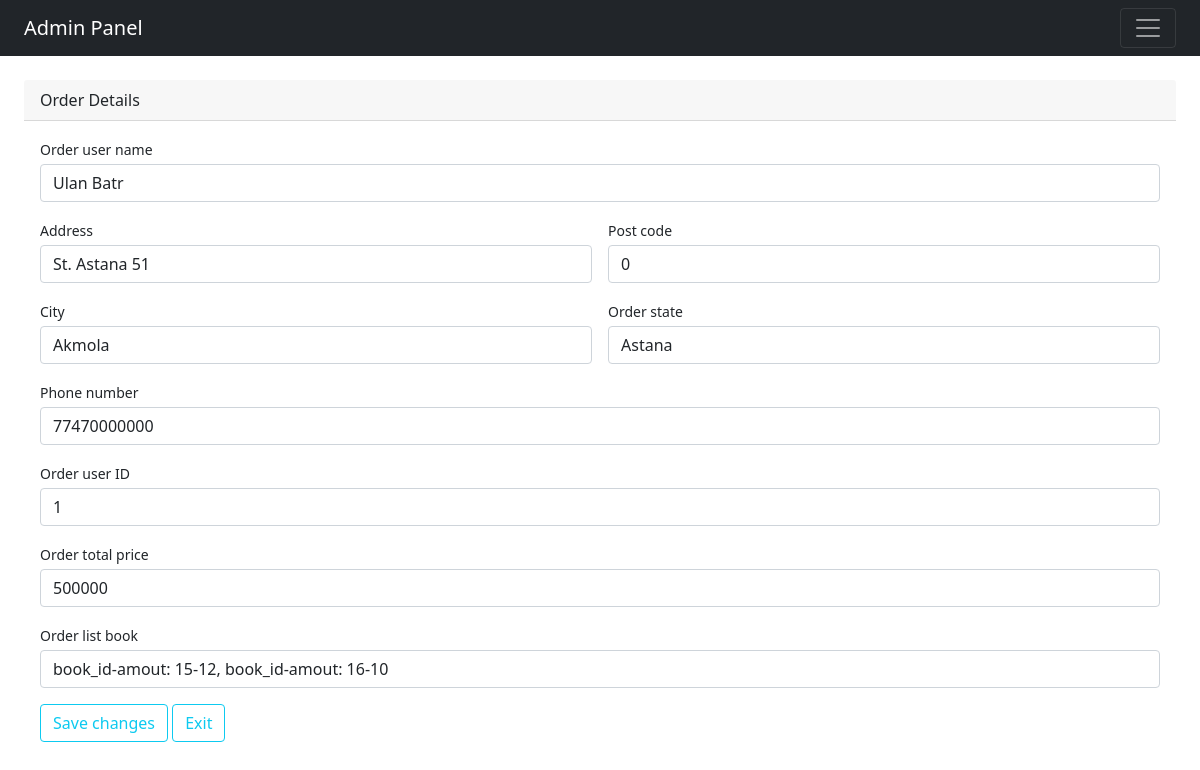
The page /admin/order_edit.php?id=1 (signed in) on the database its author committed.
### tables this page shows
CREATE TABLE IF NOT EXISTS `order_table` (
  	`order_id` INT(10) NOT NULL AUTO_INCREMENT,
  	`order_name` VARCHAR(30) NOT NULL,
  	`order_address` VARCHAR(200) NOT NULL,
  	`order_pincode` INT(20) NOT NULL,
  	`order_city` VARCHAR(30) NOT NULL,
  	`order_state` VARCHAR(30) NOT NULL,
  	`order_mobile` VARCHAR(15) NOT NULL,
  	`order_register_id` INT(8) NOT NULL,
  	`order_total_price` INT(50) NOT NULL,
  	`order_list_books` LONGTEXT NOT NULL,
  	PRIMARY KEY (`order_id`)
);

### admin/functions/process_order_edit_data.php (called while the page is built)
<?php
    $id = $_GET['id'];
    $order_query = "SELECT * FROM `order_table` WHERE `order_id` = '$id'";
    $result = mysqli_query($connection_database, $order_query);
    $order_row = mysqli_fetch_assoc($result);
?>

### admin/order_edit.php (the view, shortened to what this page needs)
<?php
    include("includes/header.php");
    include("../includes/connection.php");
    include("functions/process_order_edit_data.php");
?>
        <div class="container-fluid px-4 mt-4">
            <form action="functions/process_order_edit.php" method="POST" enctype="multipart/form-data">
                <div class=" mb-4">
                    <div class="card-header">Order Details</div>
                        <div class="card-body">
                            <div class="mb-3">
                                <label class="small mb-1">Order user name</label>
                                <input name="order_name" class="form-control" type="text" placeholder="Order user name" value="<?php echo $order_row['order_name']; ?>">
                            </div>
                            <div class="row gx-3 mb-3">
                                <div class="col-md-6">
                                    <label class="small mb-1">Address</label>
                                    <input name="order_address" class="form-control" type="text" placeholder="Address" value="<?php echo $order_row['order_address']; ?>">
                                </div>
                                <div class="col-md-6">
                                    <label class="small mb-1">Post code</label>
                                    <input name="order_pincode" class="form-control" type="text" placeholder="Post code" value="<?php echo $order_row['order_pincode']; ?>">
                                </div>
                            </div>
                            <div class="row gx-3 mb-3">
                                <div class="col-md-6">
                                    <label class="small mb-1">City</label>
                                    <input name="order_city" class="form-control" type="text" placeholder="City" value="<?php echo $order_row['order_city']; ?>">
                                </div>
                                <div class="col-md-6">
                                    <label class="small mb-1">Order state</label>
                                    <input name="order_state" class="form-control" type="text" placeholder="State" value="<?php echo $order_row['order_state']; ?>">
                                </div>
                            </div>
                            <div class="row gx-3 mb-3">
                                <div class="mb-3">
                                    <label class="small mb-1">Phone number</label>
                                    <input name="order_mobile" class="form-control" type="text" placeholder="Phone number" value="<?php echo $order_row['order_mobile']; ?>">
                                </div>
                                <div class="mb-3">
                                    <label class="small mb-1">Order user ID</label>
                                    <input name="order_register_id" class="form-control" type="text" placeholder="Order user ID" value="<?php echo $order_row['order_register_id']; ?>">
                                </div>
                                <div class="mb-3">
                                    <label class="small mb-1">Order total price</label>
                                    <input name="order_total_price" class="form-control" type="text" placeholder="Order total price" value="<?php echo $order_row['order_total_price']; ?>">
                                </div>
                                <div class="mb-3">
                                    <label class="small mb-1">Order list book</label>
                                    <input name="order_list_books" class="form-control" type="text" placeholder="Order list book" value="<?php echo $order_row['order_list_books']; ?>">
                                </div>
                                <div class="row gx-3 mb-3">
                                    <div class="col-md-6">
                                        <button class="btn btn-outline-info" type="submit" value="submit">Save changes</button>
                                        <a class="btn btn-outline-info" href="order_view.php">Exit</a>
                                    </div>
                                </div>
                            </div>
                        </div>
                    </div>
                </div>
<?php
    include("includes/footer.php");
?>

### rows shown on the page
order_table: order_name "Ulan Batr", order_address "St. Astana 51", order_pincode "0", order_city "Akmola", order_state "Astana", order_mobile "77470000000", order_register_id "1", order_total_price "500000", order_list_books "book_id-amout: 15-12, book_id-amout: 16-10"
